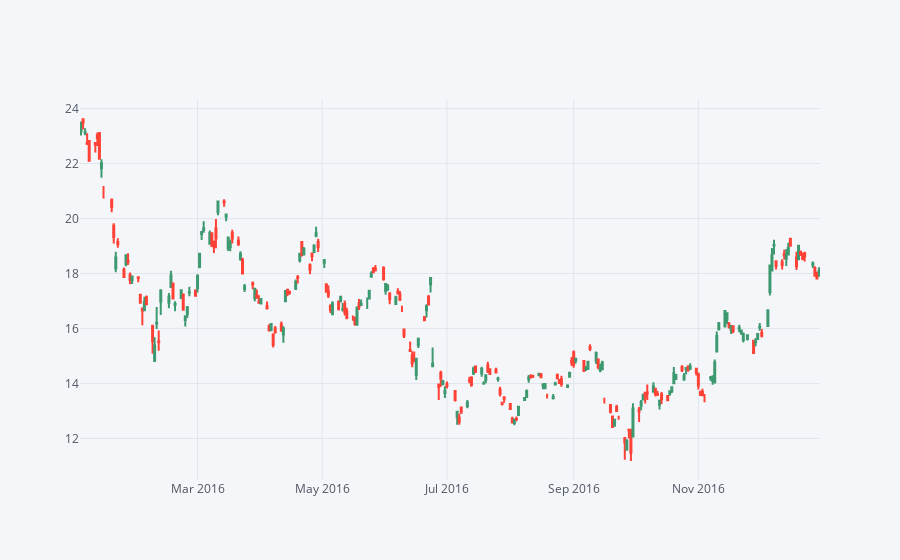

Notebook source saved alongside this figure:
### Markdown cell above
**Candle Plots**

### Code cell
DB[['Open', 'High', 'Low', 'Close']].loc['2016-01-01': '2016-12-31'].iplot(kind = 'candle')

### Figure 1 — Plotly figure (JSON) as saved in the notebook; plotly's stock layout.template omitted (floating-point values rounded to 4 significant figures; data arrays with more than 128 entries replaced by an {"elided": "..."} marker saying what was removed)
{"data": [{"close": {"elided": "252 float values"}, "decreasing": {"line": {}, "showlegend": false}, "high": {"elided": "252 float values"}, "increasing": {"line": {}, "showlegend": false}, "low": {"elided": "252 float values"}, "open": {"elided": "252 float values"}, "type": "candlestick", "x": {"elided": "252 str values"}, "yaxis": "y2"}], "layout": {"legend": {"bgcolor": "#F5F6F9", "font": {"color": "#4D5663"}}, "paper_bgcolor": "#F5F6F9", "plot_bgcolor": "#F5F6F9", "titlefont": {"color": "#4D5663"}, "xaxis1": {"gridcolor": "#E1E5ED", "rangeslider": {"visible": false}, "showgrid": true, "tickfont": {"color": "#4D5663"}, "title": "", "titlefont": {"color": "#4D5663"}, "zerolinecolor": "#E1E5ED"}, "yaxis1": {"gridcolor": "#E1E5ED", "showgrid": true, "showticklabels": false, "tickfont": {"color": "#4D5663"}, "title": "", "titlefont": {"color": "#4D5663"}, "zerolinecolor": "#E1E5ED"}, "yaxis2": {"gridcolor": "#E1E5ED", "showgrid": true, "tickfont": {"color": "#4D5663"}, "title": "", "titlefont": {"color": "#4D5663"}, "zerolinecolor": "#E1E5ED"}}}
